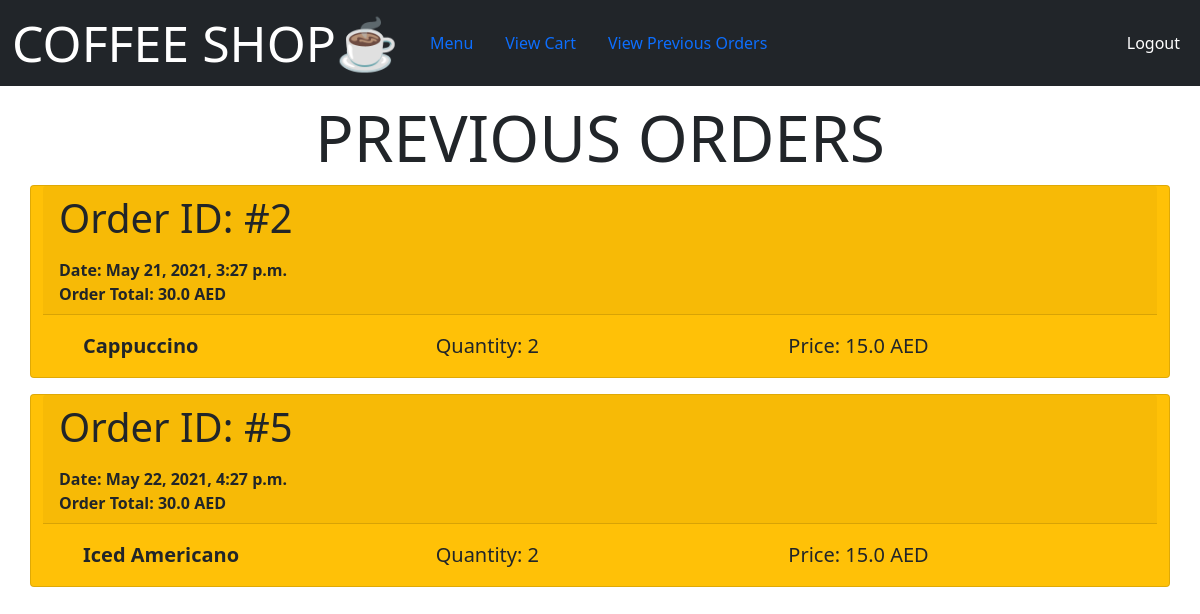
The page /prevOrders/ (signed in) on the database its author committed.
### coffeeapp/models.py (models this page shows, shortened)
class CustomerOrder(models.Model):
    order_id = models.IntegerField(primary_key=True)
    cust_id = models.ForeignKey(User, on_delete=models.CASCADE)
    items = models.ManyToManyField(Item, through='OrderDetail')
    OrderDate = models.DateTimeField()
    TotalPrice = models.FloatField()

class Item(models.Model):
    ItemName = models.CharField(max_length=30, unique=True)
    image = models.ImageField(default = "")
    category = models.ForeignKey(Category, on_delete=models.CASCADE)
    ItemPrice = models.FloatField()
    quantity_sold = models.IntegerField(default=0) #total quantity sold

class OrderDetail(models.Model):
    details_id = models.AutoField(primary_key=True)
    order_det_id = models.ForeignKey(CustomerOrder, on_delete=models.CASCADE)
    item_det_id = models.ForeignKey(Item, on_delete=models.CASCADE)
    item_bought_quant = models.IntegerField()
    item_price = models.FloatField(default=0)
    class Meta:
        unique_together = (('order_det_id', 'item_det_id'),)

### coffeeapp/views.py (the view)
# urls.py: path('prevOrders/',views.previousOrders,name='prevOrder'),
def previousOrders(request):
    prevOrder={}
    cust = User.objects.get(id=request.user.id)
    orders = CustomerOrder.objects.filter(cust_id=cust)
    print(orders) ##check condition if order is empty or none
    for order in orders:
        orderDict = {}
        od = OrderDetail.objects.filter(order_det_id=order)
        if (od.count() > 0):
            for something in od:
                orderDict[something.item_det_id] = {'quantity':something.item_bought_quant, 'price': something.item_price}
        prevOrder[order] = orderDict
    context = {'prevOrders': prevOrder}
    return render(request, 'coffeeapp/prevOrders.html', context)

### coffeeapp/templates/coffeeapp/prevOrders.html (shortened to what this page needs)
{% extends 'coffeeapp/base.html' %}
  {% block content %}
  <h1 class="display-3 text-center">PREVIOUS ORDERS</h1>
  <div class="container">
    <div class="row">
      {% for order,item in prevOrders.items %}
      <div class="card text-dark bg-warning mb-3">
        <div class="card-header ">
          <p class="display-6">Order ID: #{{ order.order_id }}</p>
          <b>Date: {{ order.OrderDate }}</b><br />
          <b>Order Total: {{ order.TotalPrice }} AED</b>
        </div>
        <div class="card-body">
          <blockquote class="blockquote mb-0">
            <div class="container">
              {% for k,v in item.items %}
                <div class="row">
                  <div class="col order-first">
                    <b>{{k.ItemName}}</b>
                  </div>
                  {% for k1,v1 in v.items %}
                    {% if k1 == 'quantity' %}
                      <div class="col">
                        Quantity: {{ v1 }}
                      </div>
                    {% elif k1 == 'price' %}
                      <div class="col order-last">
                        Price: {{ v1 }} AED
                      </div>
                    {% endif %}
                  {% endfor %}
                </div>
              {% endfor %}
            </div>
          </blockquote>
        </div>
      </div>
      {% endfor %}
    </div>
  </div>
  {% endblock %}

### rows shown on the page
CustomerOrder: order_id "2", OrderDate "May 21, 2021, 3:27 p.m.", TotalPrice "30.0"
Item: ItemName "Cappuccino", v "2"
OrderDetail: v "15.0"
CustomerOrder: order_id "5", OrderDate "May 22, 2021, 4:27 p.m.", TotalPrice "30.0"
Item: ItemName "Iced Americano", v "2"
OrderDetail: v "15.0"
